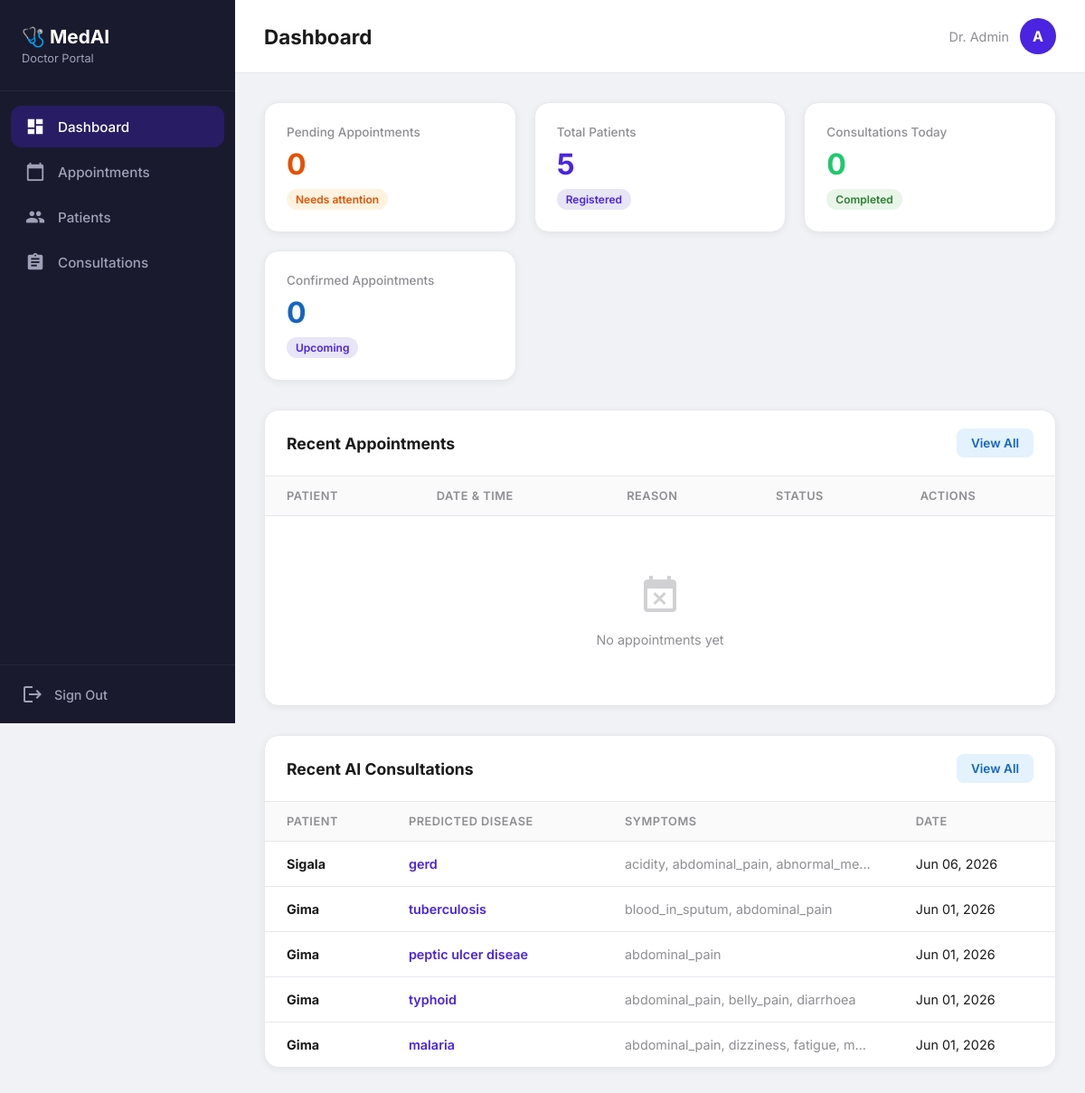
The app's page /doctor/ (signed in) with its own data.
### core/models.py (models this page shows, shortened)
class ConsultationHistory(models.Model):
    user = models.ForeignKey(User, on_delete=models.CASCADE, related_name='consultations')
    predicted_disease = models.CharField(max_length=100)
    recommended_medication = models.TextField(blank=True, null=True)
    symptoms_reported = models.TextField()
    created_at = models.DateTimeField(auto_now_add=True)

### core/doctor_views.py (the view)
# urls.py: path('doctor/', doctor_views.doctor_dashboard, name='doctor_dashboard'),
@login_required
@user_passes_test(is_doctor, login_url='login')
def doctor_dashboard(request):
    today = timezone.now().date()
    pending_count = Appointment.objects.filter(status='PENDING').count()
    confirmed_count = Appointment.objects.filter(status='CONFIRMED').count()
    patient_count = User.objects.filter(is_staff=False, is_superuser=False).count()
    today_consultations = ConsultationHistory.objects.filter(
        created_at__date=today
    ).count()
    recent_appointments = Appointment.objects.all().order_by('-created_at')[:5]
    recent_consultations = ConsultationHistory.objects.all().order_by('-created_at')[:5]
    return render(request, 'core/doctor/doctor_dashboard.html', {
        'pending_count': pending_count,
        'confirmed_count': confirmed_count,
        'patient_count': patient_count,
        'today_consultations': today_consultations,
        'recent_appointments': recent_appointments,
        'recent_consultations': recent_consultations,
    })

### core/doctor_views.py (called while the page is built)
def is_doctor(user):
    return user.is_staff

### core/templates/core/doctor/doctor_dashboard.html (shortened to what this page needs)
{% extends 'core/doctor/_base_doctor.html' %}
{% block page_title %}Dashboard{% endblock %}
{% block doc_content %}
<div class="stat-grid">
    <div class="stat-card">
        <div class="stat-label">Pending Appointments</div>
        <div class="stat-value" style="color: #E65100;">{{ pending_count }}</div>
        <span class="stat-badge pending">Needs attention</span>
    </div>
    <div class="stat-card">
        <div class="stat-label">Total Patients</div>
        <div class="stat-value" style="color: var(--doc-primary);">{{ patient_count }}</div>
        <span class="stat-badge info">Registered</span>
    </div>
    <div class="stat-card">
        <div class="stat-label">Consultations Today</div>
        <div class="stat-value" style="color: var(--doc-success);">{{ today_consultations }}</div>
        <span class="stat-badge success">Completed</span>
    </div>
    <div class="stat-card">
        <div class="stat-label">Confirmed Appointments</div>
        <div class="stat-value" style="color: #1565C0;">{{ confirmed_count }}</div>
        <span class="stat-badge info">Upcoming</span>
    </div>
</div>
<div class="doc-table-wrap">
    <div class="doc-table-header">
        <h2>Recent Appointments</h2>
        <a href="{% url 'doctor_appointments' %}" class="doc-btn doc-btn-confirm">View All</a>
    </div>
    <table class="doc-table">
        <thead>
            <tr>
                <th>Patient</th>
                <th>Date & Time</th>
                <th>Reason</th>
                <th>Status</th>
                <th>Actions</th>
            </tr>
        </thead>
        <tbody>
            {% for appt in recent_appointments %}
            <tr>
                <td><strong>{{ appt.user.username|title }}</strong></td>
                <td>{{ appt.appointment_date|date:"M d, Y — g:i A" }}</td>
                <td style="max-width: 200px; overflow: hidden; text-overflow: ellipsis; white-space: nowrap;">{{ appt.reason }}</td>
                <td>
                    <span class="status-badge {{ appt.status|lower }}">{{ appt.get_status_display }}</span>
                </td>
                <td>
                    {% if appt.status == 'PENDING' %}
                        <a href="{% url 'doctor_update_appointment' appt.id 'CONFIRMED' %}" class="doc-btn doc-btn-confirm">Confirm</a>
                    {% elif appt.status == 'CONFIRMED' %}
                        <a href="{% url 'doctor_update_appointment' appt.id 'COMPLETED' %}" class="doc-btn doc-btn-complete">Complete</a>
                    {% endif %}
                </td>
            </tr>
            {% empty %}
            <tr>
                <td colspan="5">
                    <div class="doc-empty">
                        <i class="material-icons">event_busy</i>
                        <p>No appointments yet</p>
                    </div>
                </td>
            </tr>
            {% endfor %}
        </tbody>
    </table>
</div>
<div class="doc-table-wrap">
    <div class="doc-table-header">
        <h2>Recent AI Consultations</h2>
        <a href="{% url 'doctor_consultations' %}" class="doc-btn doc-btn-confirm">View All</a>
    </div>
    <table class="doc-table">
        <thead>
            <tr>
                <th>Patient</th>
                <th>Predicted Disease</th>
                <th>Symptoms</th>
                <th>Date</th>
            </tr>
        </thead>
        <tbody>
            {% for c in recent_consultations %}
            <tr>
                <td><strong>{{ c.user.username|title }}</strong></td>
                <td style="color: var(--doc-primary); font-weight: 600;">{{ c.predicted_disease }}</td>
                <td style="max-width: 250px; overflow: hidden; text-overflow: ellipsis; white-space: nowrap; color: var(--doc-text-muted);">{{ c.symptoms_reported }}</td>
                <td>{{ c.created_at|date:"M d, Y" }}</td>
            </tr>
            {% endfor %}
        </tbody>
    </table>
</div>
{% endblock %}

### core/templates/core/doctor/_base_doctor.html (shortened to what this page needs)
<!DOCTYPE html>
<html lang="en">
<head>
    {% load static %}
</head>
<body>
    <div class="doc-layout">
        <aside class="doc-sidebar" id="sidebar">
            <div class="doc-sidebar-brand">
                <h2>🩺 MedAI</h2>
                <span>Doctor Portal</span>
            </div>
            <nav class="doc-sidebar-menu">
                <a href="{% url 'doctor_dashboard' %}" class="{% if request.resolver_match.url_name == 'doctor_dashboard' %}active{% endif %}">
                    <i class="material-icons">dashboard</i> Dashboard
                </a>
                <a href="{% url 'doctor_appointments' %}" class="{% if request.resolver_match.url_name == 'doctor_appointments' %}active{% endif %}">
                    <i class="material-icons">calendar_today</i> Appointments
                </a>
                <a href="{% url 'doctor_patients' %}" class="{% if request.resolver_match.url_name == 'doctor_patients' %}active{% endif %}">
                    <i class="material-icons">people</i> Patients
                </a>
                <a href="{% url 'doctor_consultations' %}" class="{% if request.resolver_match.url_name == 'doctor_consultations' %}active{% endif %}">
                    <i class="material-icons">assignment</i> Consultations
                </a>
            </nav>
            <div class="doc-sidebar-footer">
                <a href="{% url 'logout' %}">
                    <i class="material-icons">logout</i> Sign Out
                </a>
            </div>
        </aside>
        <main class="doc-main">
            <header class="doc-topbar">
                <div style="display: flex; align-items: center; gap: 16px;">
                    <h1>{% block page_title %}Dashboard{% endblock %}</h1>
                </div>
                <div class="doc-topbar-user">
                    <span style="font-size: 0.9rem; color: var(--doc-text-muted);">Dr. {{ user.username|title }}</span>
                    <div class="avatar">{{ user.username|first|upper }}</div>
                </div>
            </header>
            <div class="doc-content">
                {% block doc_content %}{% endblock %}
            </div>
        </main>
    </div>
</body>
</html>

### records on screen
ConsultationHistory: user.username "Sigala", predicted_disease "gerd", symptoms_reported "acidity, abdominal_pain, abnormal_me…", created_at "Jun 06, 2026"
ConsultationHistory: user.username "Gima", predicted_disease "tuberculosis", symptoms_reported "blood_in_sputum, abdominal_pain", created_at "Jun 01, 2026"
ConsultationHistory: user.username "Gima", predicted_disease "peptic ulcer diseae", symptoms_reported "abdominal_pain", created_at "Jun 01, 2026"
ConsultationHistory: user.username "Gima", predicted_disease "typhoid", symptoms_reported "abdominal_pain, belly_pain, diarrhoea", created_at "Jun 01, 2026"
ConsultationHistory: user.username "Gima", predicted_disease "malaria", symptoms_reported "abdominal_pain, dizziness, fatigue, m…", created_at "Jun 01, 2026"

### other values on screen
{{ user.username|title }} "Admin"
{{ user.username|first|upper }} "A"
{{ pending_count }} "0"
{{ patient_count }} "5"
{{ today_consultations }} "0"
{{ confirmed_count }} "0"
